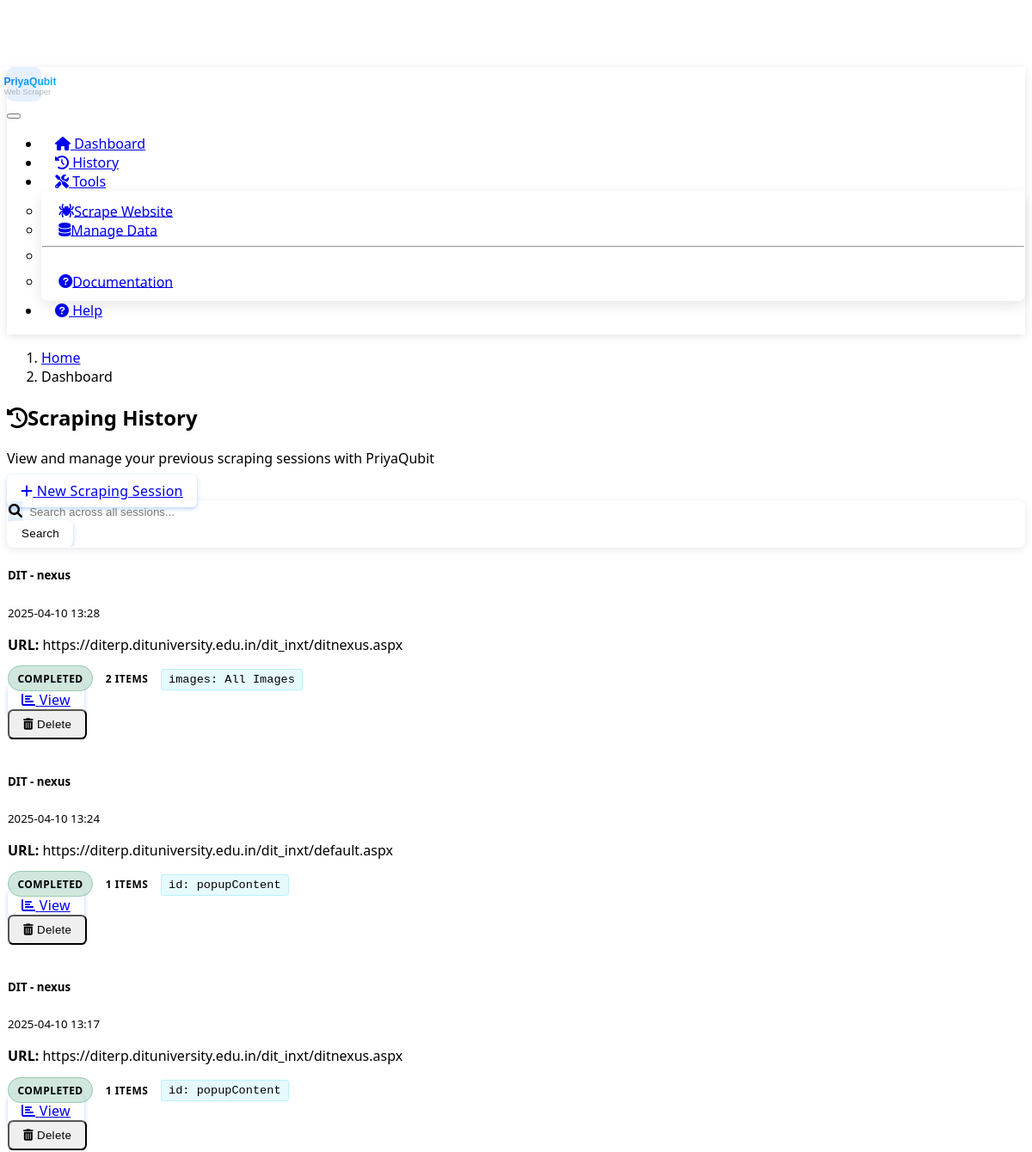
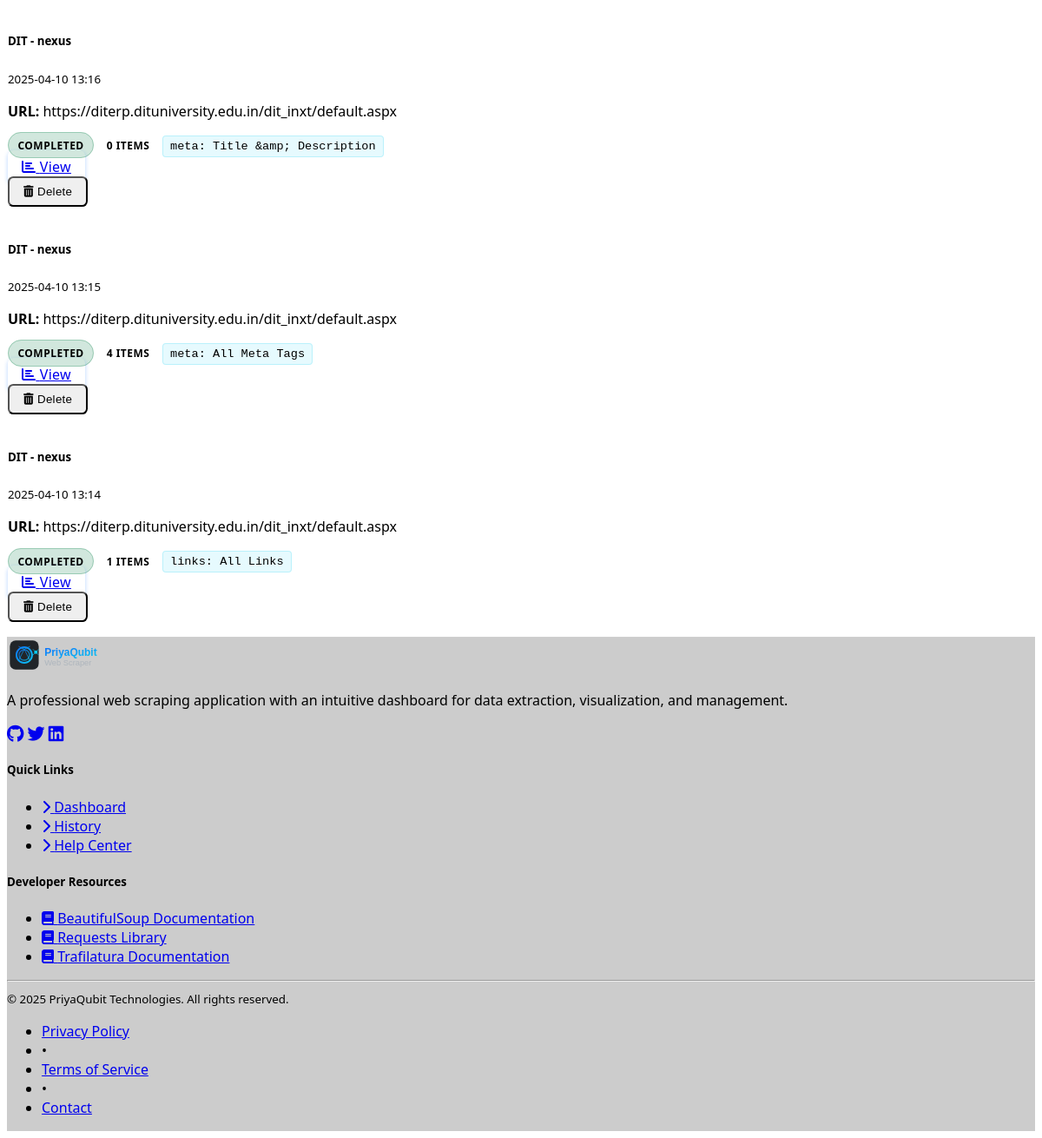
The app's page /history with its own data (2 pictures, top to bottom).
### models.py (models this page shows, shortened)
class ScrapingSession(db.Model):
    id = db.Column(db.Integer, primary_key=True)
    url = db.Column(db.String(512), nullable=False)
    timestamp = db.Column(db.DateTime, default=datetime.utcnow)
    selector_type = db.Column(db.String(20), nullable=True)  # tag, class, id
    selector_value = db.Column(db.String(100), nullable=True)
    item_count = db.Column(db.Integer, default=0)
    name = db.Column(db.String(100), nullable=True)
    status = db.Column(db.String(20), default="completed")  # completed, failed, in-progress
    error_message = db.Column(db.Text, nullable=True)

### routes.py (the view)
@app.route('/history')
def history():
    sessions = ScrapingSession.query.order_by(ScrapingSession.timestamp.desc()).all()
    return render_template('history.html', sessions=sessions)

### templates/history.html (shortened to what this page needs)
{% extends 'base.html' %}
{% block content %}
<div class="row mb-4">
    <div class="col-md-8">
        <h2 class="mb-3"><i class="fas fa-history me-2"></i>Scraping History</h2>
        <p class="text-muted">View and manage your previous scraping sessions with PriyaQubit</p>
    </div>
    <div class="col-md-4 text-md-end">
        <a href="{{ url_for('index') }}" class="btn btn-primary mb-3">
            <i class="fas fa-plus me-1"></i> New Scraping Session
        </a>
    </div>
</div>
<div class="card bg-dark mb-4">
    <div class="card-body">
        <form action="{{ url_for('search') }}" method="POST" id="search_form" class="row g-2">
            <div class="col-md-10">
                <div class="input-group">
                    <span class="input-group-text"><i class="fas fa-search"></i></span>
                    <input type="text" class="form-control" id="search_term" name="search_term" placeholder="Search across all sessions..." aria-label="Search term">
                </div>
            </div>
            <div class="col-md-2">
                <button type="submit" class="btn btn-primary w-100">Search</button>
            </div>
        </form>
    </div>
</div>
{% if sessions %}
    <div class="list-group">
        {% for session in sessions %}
        <div class="list-group-item list-group-item-action d-flex justify-content-between align-items-start history-item bg-dark">
            <div class="ms-2 me-auto">
                <div class="d-flex w-100 justify-content-between">
                    <h5 class="mb-1">{{ session.name }}</h5>
                    <small class="text-muted">{{ session.timestamp.strftime('%Y-%m-%d %H:%M') }}</small>
                </div>
                <p class="mb-1 text-truncate" style="max-width: 500px;">
                    <strong>URL:</strong> {{ session.url }}
                </p>
                <div class="d-flex align-items-center">
                    <span class="badge rounded-pill status-{{ session.status }}">{{ session.status }}</span>
                    <span class="ms-2 badge bg-primary rounded-pill">{{ session.item_count }} items</span>
                    {% if session.selector_type and session.selector_value %}
                    <span class="ms-2 element-tag">
                        {{ session.selector_type }}: {{ session.selector_value }}
                    </span>
                    {% endif %}
                </div>
            </div>
            <div class="d-flex align-items-center flex-column">
                <a href="{{ url_for('visualization', session_id=session.id) }}" class="btn btn-sm btn-primary mb-1 w-100">
                    <i class="fas fa-chart-bar me-1"></i> View
                </a>
                <form action="{{ url_for('delete_session', session_id=session.id) }}" method="POST" class="w-100">
                    <button type="submit" class="btn btn-sm btn-danger w-100 delete-session">
                        <i class="fas fa-trash-alt me-1"></i> Delete
                    </button>
                </form>
            </div>
        </div>
        {% endfor %}
    </div>
{% endif %}
{% endblock %}

### templates/base.html (shortened to what this page needs)
<!DOCTYPE html>
<html lang="en" data-bs-theme="dark">
<head>
    <link href="https://cdn.replit.com/agent/bootstrap-agent-dark-theme.min.css" rel="stylesheet">
    <link rel="stylesheet" href="https://cdnjs.cloudflare.com/ajax/libs/font-awesome/6.0.0/css/all.min.css">
    <link rel="stylesheet" href="{{ url_for('static', filename='css/custom.css') }}">
</head>
<body>
    <nav class="navbar navbar-expand-lg navbar-dark bg-dark fixed-top">
        <div class="container">
            <a class="navbar-brand d-flex align-items-center" href="{{ url_for('index') }}">
                <div class="brand-logo me-2">
                    <img src="{{ url_for('static', filename='images/logo.svg') }}" alt="PriyaQubit Logo" height="40">
                </div>
            </a>
            <button class="navbar-toggler" type="button" data-bs-toggle="collapse" data-bs-target="#navbarNav"
                aria-controls="navbarNav" aria-expanded="false" aria-label="Toggle navigation">
            </button>
            <div class="collapse navbar-collapse" id="navbarNav">
                <ul class="navbar-nav ms-auto">
                    <li class="nav-item">
                        <a class="nav-link {% if request.path == '/' %}active{% endif %}" href="{{ url_for('index') }}">
                            <i class="fas fa-home"></i> Dashboard
                        </a>
                    </li>
                    <li class="nav-item">
                        <a class="nav-link {% if '/history' in request.path %}active{% endif %}" href="{{ url_for('history') }}">
                            <i class="fas fa-history"></i> History
                        </a>
                    </li>
                    <li class="nav-item dropdown">
                        <a class="nav-link dropdown-toggle" href="#" id="toolsDropdown" role="button"
                            data-bs-toggle="dropdown" aria-expanded="false">
                            <i class="fas fa-tools"></i> Tools
                        </a>
                        <ul class="dropdown-menu dropdown-menu-end" aria-labelledby="toolsDropdown">
                            <li><a class="dropdown-item" href="#scraping-form"><i class="fas fa-spider me-2"></i>Scrape Website</a></li>
                            <li><a class="dropdown-item" href="{{ url_for('history') }}"><i class="fas fa-database me-2"></i>Manage Data</a></li>
                            <li><hr class="dropdown-divider"></li>
                            <li><a class="dropdown-item" href="{{ url_for('help_page') }}"><i class="fas fa-question-circle me-2"></i>Documentation</a></li>
                        </ul>
                    </li>
                    <li class="nav-item">
                        <a class="nav-link {% if '/help' in request.path %}active{% endif %}" href="{{ url_for('help_page') }}">
                            <i class="fas fa-question-circle"></i> Help
                        </a>
                    </li>
                </ul>
            </div>
        </div>
    </nav>
    <main class="container py-4">
        <nav aria-label="breadcrumb" class="mt-2 mb-4">
            <ol class="breadcrumb">
                {% block breadcrumb %}
                <li class="breadcrumb-item"><a href="{{ url_for('index') }}">Home</a></li>
                <li class="breadcrumb-item active" aria-current="page">Dashboard</li>
                {% endblock %}
            </ol>
        </nav>
        {% block content %}{% endblock %}
    </main>
    <footer class="bg-dark text-white py-4 mt-4">
        <div class="container">
            <div class="row">
                <div class="col-md-5">
                    <div class="d-flex align-items-center mb-3">
                        <img src="{{ url_for('static', filename='images/logo.svg') }}" alt="PriyaQubit Logo" height="40" class="me-2">
                    </div>
                    <p class="text-muted">A professional web scraping application with an intuitive dashboard for data extraction, visualization, and management.</p>
                    <div class="d-flex mt-3">
                        <a href="#" class="text-muted me-3" title="GitHub"><i class="fab fa-github fa-lg"></i></a>
                        <a href="#" class="text-muted me-3" title="Twitter"><i class="fab fa-twitter fa-lg"></i></a>
                        <a href="#" class="text-muted me-3" title="LinkedIn"><i class="fab fa-linkedin fa-lg"></i></a>
                    </div>
                </div>
                <div class="col-md-3 mt-4 mt-md-0">
                    <h5 class="mb-3">Quick Links</h5>
                    <ul class="list-unstyled">
                        <li class="mb-2"><a href="{{ url_for('index') }}" class="text-decoration-none text-muted"><i class="fas fa-chevron-right me-1 small"></i> Dashboard</a></li>
                        <li class="mb-2"><a href="{{ url_for('history') }}" class="text-decoration-none text-muted"><i class="fas fa-chevron-right me-1 small"></i> History</a></li>
                        <li class="mb-2"><a href="{{ url_for('help_page') }}" class="text-decoration-none text-muted"><i class="fas fa-chevron-right me-1 small"></i> Help Center</a></li>
                    </ul>
                </div>
                <div class="col-md-4 mt-4 mt-md-0">
                    <h5 class="mb-3">Developer Resources</h5>
                    <ul class="list-unstyled">
                        <li class="mb-2"><a href="https://www.crummy.com/software/BeautifulSoup/bs4/doc/" target="_blank" class="text-decoration-none text-muted"><i class="fas fa-book me-1"></i> BeautifulSoup Documentation</a></li>
                        <li class="mb-2"><a href="https://docs.python-requests.org/en/latest/" target="_blank" class="text-decoration-none text-muted"><i class="fas fa-book me-1"></i> Requests Library</a></li>
                        <li class="mb-2"><a href="https://trafilatura.readthedocs.io/" target="_blank" class="text-decoration-none text-muted"><i class="fas fa-book me-1"></i> Trafilatura Documentation</a></li>
                    </ul>
                </div>
            </div>
            <hr>
            <div class="d-flex flex-column flex-md-row justify-content-between align-items-center">
                <div class="text-muted">
                    <small>&copy; 2025 PriyaQubit Technologies. All rights reserved.</small>
                </div>
                <div class="mt-3 mt-md-0">
                    <ul class="list-inline mb-0">
                        <li class="list-inline-item"><a href="#" class="text-decoration-none text-muted small">Privacy Policy</a></li>
                        <li class="list-inline-item"><span class="text-muted">•</span></li>
                        <li class="list-inline-item"><a href="#" class="text-decoration-none text-muted small">Terms of Service</a></li>
                        <li class="list-inline-item"><span class="text-muted">•</span></li>
                        <li class="list-inline-item"><a href="#" class="text-decoration-none text-muted small">Contact</a></li>
                    </ul>
                </div>
            </div>
        </div>
    </footer>
</body>
</html>

### static/css/custom.css (style rules this page uses)
:root { --primary-gradient: linear-gradient(135deg, var(--bs-primary), var(--bs-info)); --card-border-radius: 0.5rem; --animation-speed: 0.3s; --shadow-sm: 0 2px 10px rgba(0, 0, 0, 0.1); --shadow-md: 0 5px 15px rgba(0, 0, 0, 0.1); --shadow-lg: 0 10px 25px rgba(0, 0, 0, 0.15); --glow-effect: 0 0 15px rgba(13, 110, 253, 0.5); --section-spacing: 3rem; }
body { padding-top: 70px; min-height: 100vh; display: flex; flex-direction: column; background-color: var(--bs-dark); font-family: system-ui, -apple-system, "Segoe UI", Roboto, "Helvetica Neue", sans-serif; }
main { flex: 1; }
.card { border-radius: var(--card-border-radius); transition: transform var(--animation-speed), box-shadow var(--animation-speed); box-shadow: var(--shadow-sm); overflow: hidden; border: 1px solid rgba(255, 255, 255, 0.05); }
.navbar { backdrop-filter: blur(10px); box-shadow: 0 2px 10px rgba(0, 0, 0, 0.1); border-bottom: 1px solid rgba(255, 255, 255, 0.05); }
.navbar-brand { padding: 0.5rem 0; }
.brand-logo { display: flex; align-items: center; justify-content: center; width: 40px; height: 40px; border-radius: 8px; background: rgba(13, 110, 253, 0.1); }
.nav-link { position: relative; padding: 0.5rem 1rem; transition: all 0.3s ease; }
.nav-link::after { content: ''; position: absolute; bottom: 0; left: 50%; width: 0; height: 2px; background: var(--primary-gradient); transition: all 0.3s ease; transform: translateX(-50%); }
.nav-link:hover::after, .nav-link.active::after { width: 80%; }
.dropdown-menu { border-radius: 0.5rem; border: 1px solid rgba(255, 255, 255, 0.05); box-shadow: var(--shadow-md); padding: 0.7rem 0; }
.dropdown-item { padding: 0.6rem 1.2rem; transition: all 0.2s ease; }
.form-control, .form-select { background-color: rgba(255, 255, 255, 0.05); border: 1px solid rgba(255, 255, 255, 0.1); color: var(--bs-light); transition: all 0.3s ease; }
.input-group-text { background-color: rgba(13, 110, 253, 0.1); border: 1px solid rgba(255, 255, 255, 0.1); color: var(--bs-light); }
.history-item { transition: all 0.3s ease; border-radius: var(--card-border-radius); margin-bottom: 1rem; border: 1px solid rgba(255, 255, 255, 0.05); }
.status-badge, .badge { padding: 0.35rem 0.65rem; border-radius: 50rem; font-size: 0.75rem; font-weight: 600; text-transform: uppercase; letter-spacing: 0.5px; }
.status-completed { background-color: rgba(25, 135, 84, 0.2); color: var(--bs-success); border: 1px solid rgba(25, 135, 84, 0.3); }
.element-tag { font-family: 'SFMono-Regular', Consolas, 'Liberation Mono', Menlo, monospace; font-size: 0.85rem; padding: 0.25rem 0.5rem; border-radius: 0.25rem; background-color: rgba(13, 202, 240, 0.1); color: var(--bs-info); border: 1px solid rgba(13, 202, 240, 0.2); display: inline-block; }
.btn { border-radius: 0.4rem; padding: 0.5rem 1rem; font-weight: 500; letter-spacing: 0.3px; transition: all 0.3s ease; }
.btn-primary { background: var(--primary-gradient); border: none; box-shadow: 0 2px 5px rgba(13, 110, 253, 0.3); }
footer { background-color: rgba(0, 0, 0, 0.2); border-top: 1px solid rgba(255, 255, 255, 0.05); }
footer a { transition: all 0.3s ease; }

### records on screen
ScrapingSession: name "DIT - nexus", timestamp "2025-04-10 13:28", url "https://diterp.dituniversity.edu.in/dit_inxt/ditnexus.aspx", status "COMPLETED", item_count "2", selector_type "images", selector_value "All Images"
ScrapingSession: name "DIT - nexus", timestamp "2025-04-10 13:24", url "https://diterp.dituniversity.edu.in/dit_inxt/default.aspx", status "COMPLETED", item_count "1", selector_type "id", selector_value "popupContent"
ScrapingSession: name "DIT - nexus", timestamp "2025-04-10 13:17", url "https://diterp.dituniversity.edu.in/dit_inxt/ditnexus.aspx", status "COMPLETED", item_count "1", selector_type "id", selector_value "popupContent"
ScrapingSession: name "DIT - nexus", timestamp "2025-04-10 13:16", url "https://diterp.dituniversity.edu.in/dit_inxt/default.aspx", status "COMPLETED", item_count "0", selector_type "meta", selector_value "Title &amp; Description"
ScrapingSession: name "DIT - nexus", timestamp "2025-04-10 13:15", url "https://diterp.dituniversity.edu.in/dit_inxt/default.aspx", status "COMPLETED", item_count "4", selector_type "meta", selector_value "All Meta Tags"
ScrapingSession: name "DIT - nexus", timestamp "2025-04-10 13:14", url "https://diterp.dituniversity.edu.in/dit_inxt/default.aspx", status "COMPLETED", item_count "1", selector_type "links", selector_value "All Links"
